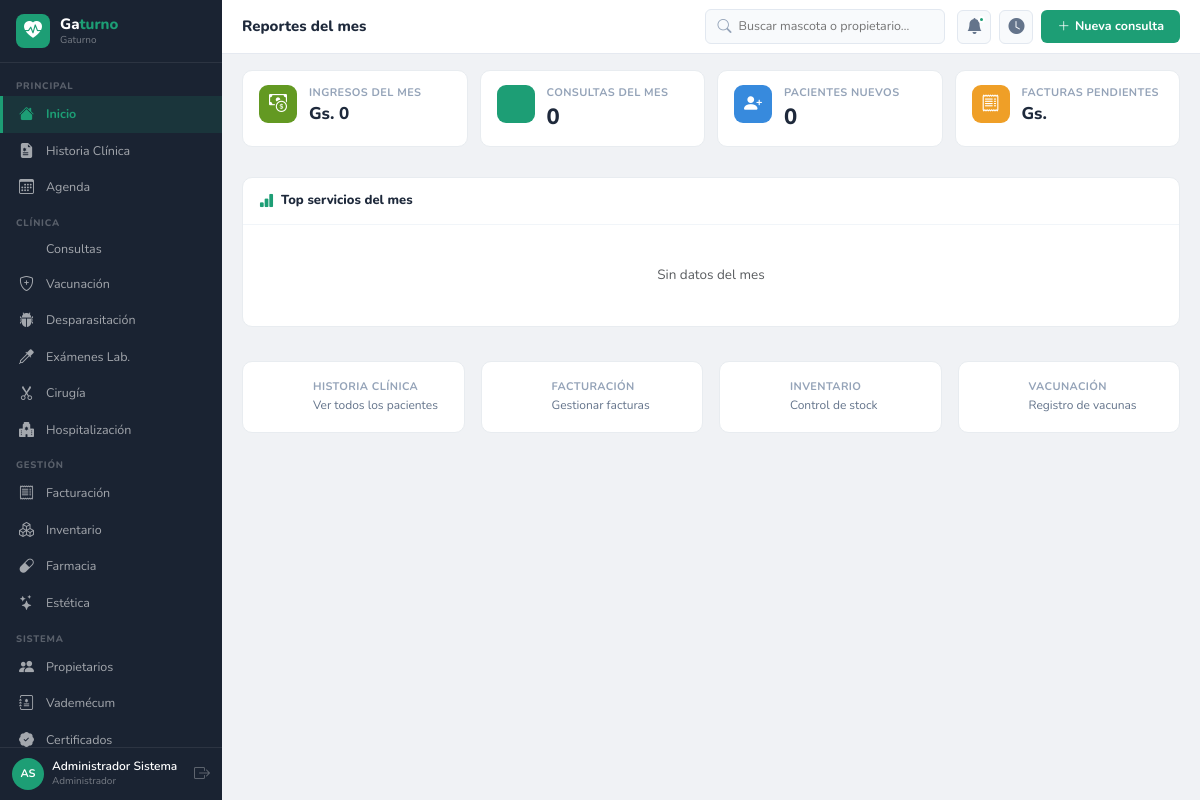
The page /reportes/ (signed in) on the database its author committed.
### apps/accounts/models.py (models this page shows, shortened)
class Usuario(AbstractUser):
    ROLES = [('admin','Administrador'),('veterinario','Veterinario'),
             ('asistente','Asistente'),('recepcionista','Recepcionista'),('esteticista','Esteticista')]
    rol = models.CharField(max_length=20, choices=ROLES, default='recepcionista')
    telefono = models.CharField(max_length=20, blank=True)
    foto = models.ImageField(upload_to='usuarios/', blank=True, null=True)
    matricula = models.CharField(max_length=30, blank=True)
    especialidad = models.CharField(max_length=100, blank=True)
    class Meta:
        verbose_name='Usuario'; verbose_name_plural='Usuarios'
    @property
    def nombre_completo(self):
        return self.get_full_name() or self.username
    @property
    def iniciales(self):
        fn = (self.first_name or '')[:1].upper()
        ln = (self.last_name or '')[:1].upper()
        return (fn + ln) or self.username[:2].upper()

### apps/reportes/views.py (the view)
# urls.py: urlpatterns=[path('',views.dashboard,name='dashboard'),path('reportes/',views.reportes_index,name='lista')]
@login_required
def reportes_index(request):
    from apps.facturacion.models import Factura
    from apps.consultas.models import Consulta
    from apps.pacientes.models import Paciente
    from apps.agenda.models import Cita
    hoy=timezone.now().date(); inicio_mes=hoy.replace(day=1)
    return render(request,'reportes/index.html',{
        'ingresos_mes':Factura.objects.filter(fecha_emision__date__gte=inicio_mes,estado='pagada').aggregate(t=Sum('total'))['t'] or 0,
        'consultas_mes':Consulta.objects.filter(fecha__month=hoy.month,fecha__year=hoy.year).count(),
        'pacientes_nuevos_mes':Paciente.objects.filter(fecha_registro__month=hoy.month,fecha_registro__year=hoy.year).count(),
        'top_servicios':list(Cita.objects.filter(fecha__month=hoy.month).values('tipo').annotate(total=Count('id')).order_by('-total')[:6]),
    })

### templates/reportes/index.html (shortened to what this page needs)
{%  extends 'base/base.html' %}
{% load humanize %}
{% block page_title %}Reportes del mes{% endblock %}
{% block content %}
<div class="stats mb-3">
  <div class="stat s-g"><div class="si"><i class="bi bi-cash-coin"></i></div><div><div class="st-lb">Ingresos del mes</div><div class="st-v sm">{{ MONEDA_SIMBOLO }} {{ ingresos_mes|intcomma }}</div></div></div>
  <div class="stat s-t"><div class="si"></div><div><div class="st-lb">Consultas del mes</div><div class="st-v">{{ consultas_mes }}</div></div></div>
  <div class="stat s-b"><div class="si"><i class="bi bi-person-plus-fill"></i></div><div><div class="st-lb">Pacientes nuevos</div><div class="st-v">{{ pacientes_nuevos_mes }}</div></div></div>
  <div class="stat s-a"><div class="si"><i class="bi bi-receipt"></i></div><div><div class="st-lb">Facturas pendientes</div><div class="st-v sm">{{ MONEDA_SIMBOLO }} {{ facturas_pendientes_total|intcomma }}</div></div></div>
</div>
<div class="panel">
  <div class="p-hd"><div class="p-tit"><i class="bi bi-bar-chart-fill"></i> Top servicios del mes</div></div>
  <div class="p-3">
    {% for s in top_servicios %}
    <div class="d-flex align-items-center gap-3 mb-2">
      <div style="width:130px;font-size:13px;font-weight:600">{{ s.tipo }}</div>
      <div style="flex:1;background:#f1f5f9;border-radius:20px;overflow:hidden;height:22px">
        <div style="width:{{ s.total|floatformat:0 }}%;max-width:100%;background:var(--vc);height:100%;border-radius:20px;display:flex;align-items:center;padding:0 8px;color:#fff;font-size:11px;font-weight:700">{{ s.total }}</div>
      </div>
    </div>
    {% empty %}<div class="text-center text-muted py-4">Sin datos del mes</div>{% endfor %}
  </div>
</div>
<div class="row g-3 mt-1">
  <div class="col-md-3"><a href="{% url 'pacientes:lista' %}" class="panel p-0" style="text-decoration:none;display:block">
    <div class="p-3 d-flex align-items-center gap-3"><div class="si s-t"><i class="bi bi-file-earmark-medical-fill"></i></div><div><div class="st-lb">Historia Clínica</div><div style="font-size:12px;color:#64748b">Ver todos los pacientes</div></div></div>
  </a></div>
  <div class="col-md-3"><a href="{% url 'facturacion:lista' %}" class="panel p-0" style="text-decoration:none;display:block">
    <div class="p-3 d-flex align-items-center gap-3"><div class="si s-g"><i class="bi bi-receipt"></i></div><div><div class="st-lb">Facturación</div><div style="font-size:12px;color:#64748b">Gestionar facturas</div></div></div>
  </a></div>
  <div class="col-md-3"><a href="{% url 'inventario:lista' %}" class="panel p-0" style="text-decoration:none;display:block">
    <div class="p-3 d-flex align-items-center gap-3"><div class="si s-a"><i class="bi bi-boxes"></i></div><div><div class="st-lb">Inventario</div><div style="font-size:12px;color:#64748b">Control de stock</div></div></div>
  </a></div>
  <div class="col-md-3"><a href="{% url 'vacunacion:lista' %}" class="panel p-0" style="text-decoration:none;display:block">
    <div class="p-3 d-flex align-items-center gap-3"><div class="si s-b"><i class="bi bi-shield-plus"></i></div><div><div class="st-lb">Vacunación</div><div style="font-size:12px;color:#64748b">Registro de vacunas</div></div></div>
  </a></div>
</div>
{% endblock %}

### templates/base/base.html (shortened to what this page needs)
<!DOCTYPE html>
<html lang="es">
<head>
<link rel="stylesheet" href="https://cdn.jsdelivr.net/npm/bootstrap@5.3.2/dist/css/bootstrap.min.css">
<link rel="stylesheet" href="https://cdn.jsdelivr.net/npm/bootstrap-icons@1.11.3/font/bootstrap-icons.min.css">
{% load static %}<link rel="stylesheet" href="{% static 'css/vetclinic.css' %}">
</head>
<body>
<nav class="vc-sb" id="sidebar">
  <div class="sb-brand">
    <div class="sb-ic"><i class="bi bi-heart-pulse-fill"></i></div>
    <div><div class="sb-nm">Ga<em>turno</em></div><span class="sb-sub">{{ CLINICA_NOMBRE }}</span></div>
  </div>
  <div class="sb-nav">
    <div class="nav-sec">Principal</div>
    <a href="{% url 'reportes:dashboard' %}" class="nav-link {% if request.resolver_match.namespace == 'reportes' %}active{% endif %}"><i class="bi bi-house-fill"></i><span>Inicio</span></a>
    <a href="{% url 'pacientes:lista' %}" class="nav-link "><i class="bi bi-file-earmark-medical-fill"></i><span>Historia Clínica</span></a>
    <a href="{% url 'agenda:lista' %}" class="nav-link "><i class="bi bi-calendar3"></i><span>Agenda</span></a>
    <div class="nav-sec">Clínica</div>
    <a href="{% url 'consultas:lista' %}" class="nav-link {% if request.resolver_match.namespace == 'consultas' %}active{% endif %}"><span>Consultas</span></a>
    <a href="{% url 'vacunacion:lista' %}" class="nav-link {% if request.resolver_match.namespace == 'vacunacion' %}active{% endif %}"><i class="bi bi-shield-plus"></i><span>Vacunación</span></a>
    <a href="{% url 'desparasitacion:lista' %}" class="nav-link {% if request.resolver_match.namespace == 'desparasitacion' %}active{% endif %}"><i class="bi bi-bug-fill"></i><span>Desparasitación</span></a>
    <a href="{% url 'examenes:lista' %}" class="nav-link {% if request.resolver_match.namespace == 'examenes' %}active{% endif %}"><i class="bi bi-eyedropper"></i><span>Exámenes Lab.</span></a>
    <a href="{% url 'cirugia:lista' %}" class="nav-link {% if request.resolver_match.namespace == 'cirugia' %}active{% endif %}"><i class="bi bi-scissors"></i><span>Cirugía</span></a>
    <a href="{% url 'hospitalizacion:lista' %}" class="nav-link "><i class="bi bi-hospital-fill"></i><span>Hospitalización</span></a>
    <div class="nav-sec">Gestión</div>
    <a href="{% url 'facturacion:lista' %}" class="nav-link {% if request.resolver_match.namespace == 'facturacion' %}active{% endif %}"><i class="bi bi-receipt"></i><span>Facturación</span></a>
    <a href="{% url 'inventario:lista' %}" class="nav-link {% if request.resolver_match.namespace == 'inventario' %}active{% endif %}"><i class="bi bi-boxes"></i><span>Inventario</span></a>
    <a href="{% url 'farmacia:lista' %}" class="nav-link {% if request.resolver_match.namespace == 'farmacia' %}active{% endif %}"><i class="bi bi-capsule"></i><span>Farmacia</span></a>
    <a href="{% url 'estetica:lista' %}" class="nav-link {% if request.resolver_match.namespace == 'estetica' %}active{% endif %}"><i class="bi bi-stars"></i><span>Estética</span></a>
    <div class="nav-sec">Sistema</div>
    <a href="{% url 'propietarios:lista' %}" class="nav-link {% if request.resolver_match.namespace == 'propietarios' %}active{% endif %}"><i class="bi bi-people-fill"></i><span>Propietarios</span></a>
    <a href="{% url 'vademecum:lista' %}" class="nav-link {% if request.resolver_match.namespace == 'vademecum' %}active{% endif %}"><i class="bi bi-journal-medical"></i><span>Vademécum</span></a>
    <a href="{% url 'certificados:lista' %}" class="nav-link {% if request.resolver_match.namespace == 'certificados' %}active{% endif %}"><i class="bi bi-patch-check-fill"></i><span>Certificados</span></a>
  </div>
  <div class="sb-user">
    <div class="u-av">{{ request.user.iniciales }}</div>
    <div><div class="u-nm">{{ request.user.nombre_completo }}</div><div class="u-role">{{ request.user.get_rol_display }}</div></div>
    <a href="{% url 'accounts:logout' %}" class="u-out" title="Salir"><i class="bi bi-box-arrow-right"></i></a>
  </div>
</nav>
<div class="vc-main">
  <header class="vc-top">
    <div class="top-tit">{% block page_title %}Gaturno{% endblock %}</div>
    <div class="top-srch">
      <i class="bi bi-search"></i>
      <input type="text" id="globalSearch" placeholder="Buscar mascota o propietario…" autocomplete="off">
    </div>
    <div class="top-acts">
      <div class="top-btn"><i class="bi bi-bell-fill"></i><div class="top-dot"></div></div>
      <a href="{% url 'agenda:sala_espera' %}" class="top-btn" title="Sala de espera"><i class="bi bi-clock-fill"></i></a>
      <a href="{% url 'consultas:crear' %}" class="btn-vc"><i class="bi bi-plus-lg"></i> Nueva consulta</a>
    </div>
  </header>
  <div class="vc-cnt">{% block content %}{% endblock %}</div>
</div>
{% load static %}<script src="{% static 'js/vetclinic.js' %}"></script>
</body>
</html>

### rows shown on the page
Usuario: user.iniciales "AS", user.nombre_completo "Administrador Sistema", user.rol "Administrador"

### other values the page prints
{{ CLINICA_NOMBRE }} "Gaturno"
{{ MONEDA_SIMBOLO }} "Gs."
{{ ingresos_mes|intcomma }} "0"
{{ consultas_mes }} "0"
{{ pacientes_nuevos_mes }} "0"
